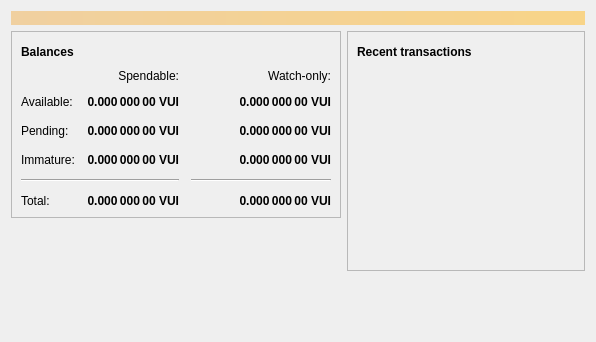
<?xml version="1.0" encoding="UTF-8"?>
<ui version="4.0">
 <class>OverviewPage</class>
 <widget class="QWidget" name="OverviewPage">
  <property name="geometry">
   <rect>
    <x>0</x>
    <y>0</y>
    <width>596</width>
    <height>342</height>
   </rect>
  </property>
  <property name="windowTitle">
   <string>Form</string>
  </property>
  <layout class="QVBoxLayout" name="topLayout">
   <item>
    <widget class="QLabel" name="labelAlerts">
     <property name="visible">
      <bool>false</bool>
     </property>
     <property name="styleSheet">
      <string notr="true">QLabel { background-color: qlineargradient(x1: 0, y1: 0, x2: 1, y2: 0, stop:0 #F0D0A0, stop:1 #F8D488); color:#000000; }</string>
     </property>
     <property name="wordWrap">
      <bool>true</bool>
     </property>
     <property name="margin">
      <number>3</number>
     </property>
     <property name="textInteractionFlags">
      <set>Qt::TextSelectableByMouse</set>
     </property>
    </widget>
   </item>
   <item>
    <layout class="QHBoxLayout" name="horizontalLayout" stretch="1,1">
     <item>
      <layout class="QVBoxLayout" name="verticalLayout_2">
       <item>
        <widget class="QFrame" name="frame">
         <property name="frameShape">
          <enum>QFrame::StyledPanel</enum>
         </property>
         <property name="frameShadow">
          <enum>QFrame::Raised</enum>
         </property>
         <layout class="QVBoxLayout" name="verticalLayout_4">
          <item>
           <layout class="QHBoxLayout" name="horizontalLayout_4">
            <item>
             <widget class="QLabel" name="label_5">
              <property name="font">
               <font>
                <weight>75</weight>
                <bold>true</bold>
               </font>
              </property>
              <property name="text">
               <string>Balances</string>
              </property>
             </widget>
            </item>
            <item>
             <widget class="QPushButton" name="labelWalletStatus">
              <property name="enabled">
               <bool>true</bool>
              </property>
              <property name="maximumSize">
               <size>
                <width>30</width>
                <height>16777215</height>
               </size>
              </property>
              <property name="toolTip">
               <string>The displayed information may be out of date. Your wallet automatically synchronizes with the Vuicoin network after a connection is established, but this process has not completed yet.</string>
              </property>
              <property name="text">
               <string/>
              </property>
              <property name="icon">
               <iconset resource="../bitcoin.qrc">
                <normaloff>:/icons/warning</normaloff>
                <disabledoff>:/icons/warning</disabledoff>:/icons/warning</iconset>
              </property>
              <property name="iconSize">
               <size>
                <width>24</width>
                <height>24</height>
               </size>
              </property>
              <property name="flat">
               <bool>true</bool>
              </property>
             </widget>
            </item>
            <item>
             <spacer name="horizontalSpacer_3">
              <property name="orientation">
               <enum>Qt::Horizontal</enum>
              </property>
              <property name="sizeHint" stdset="0">
               <size>
                <width>40</width>
                <height>20</height>
               </size>
              </property>
             </spacer>
            </item>
           </layout>
          </item>
          <item>
           <layout class="QGridLayout" name="gridLayout">
            <property name="spacing">
             <number>12</number>
            </property>
            <item row="2" column="2">
             <widget class="QLabel" name="labelWatchPending">
              <property name="font">
               <font>
                <weight>75</weight>
                <bold>true</bold>
               </font>
              </property>
              <property name="cursor">
               <cursorShape>IBeamCursor</cursorShape>
              </property>
              <property name="toolTip">
               <string>Unconfirmed transactions to watch-only addresses</string>
              </property>
              <property name="text">
               <string notr="true">0.000 000 00 VUI</string>
              </property>
              <property name="alignment">
               <set>Qt::AlignRight|Qt::AlignTrailing|Qt::AlignVCenter</set>
              </property>
              <property name="textInteractionFlags">
               <set>Qt::LinksAccessibleByMouse|Qt::TextSelectableByKeyboard|Qt::TextSelectableByMouse</set>
              </property>
             </widget>
            </item>
            <item row="2" column="1">
             <widget class="QLabel" name="labelUnconfirmed">
              <property name="font">
               <font>
                <weight>75</weight>
                <bold>true</bold>
               </font>
              </property>
              <property name="cursor">
               <cursorShape>IBeamCursor</cursorShape>
              </property>
              <property name="toolTip">
               <string>Total of transactions that have yet to be confirmed, and do not yet count toward the spendable balance</string>
              </property>
              <property name="text">
               <string notr="true">0.000 000 00 VUI</string>
              </property>
              <property name="alignment">
               <set>Qt::AlignRight|Qt::AlignTrailing|Qt::AlignVCenter</set>
              </property>
              <property name="textInteractionFlags">
               <set>Qt::LinksAccessibleByMouse|Qt::TextSelectableByKeyboard|Qt::TextSelectableByMouse</set>
              </property>
             </widget>
            </item>
            <item row="3" column="2">
             <widget class="QLabel" name="labelWatchImmature">
              <property name="font">
               <font>
                <weight>75</weight>
                <bold>true</bold>
               </font>
              </property>
              <property name="cursor">
               <cursorShape>IBeamCursor</cursorShape>
              </property>
              <property name="toolTip">
               <string>Mined balance in watch-only addresses that has not yet matured</string>
              </property>
              <property name="text">
               <string notr="true">0.000 000 00 VUI</string>
              </property>
              <property name="alignment">
               <set>Qt::AlignRight|Qt::AlignTrailing|Qt::AlignVCenter</set>
              </property>
              <property name="textInteractionFlags">
               <set>Qt::LinksAccessibleByMouse|Qt::TextSelectableByKeyboard|Qt::TextSelectableByMouse</set>
              </property>
             </widget>
            </item>
            <item row="4" column="0" colspan="2">
             <widget class="Line" name="line">
              <property name="orientation">
               <enum>Qt::Horizontal</enum>
              </property>
             </widget>
            </item>
            <item row="4" column="2">
             <widget class="Line" name="lineWatchBalance">
              <property name="sizePolicy">
               <sizepolicy hsizetype="Preferred" vsizetype="Fixed">
                <horstretch>0</horstretch>
                <verstretch>0</verstretch>
               </sizepolicy>
              </property>
              <property name="minimumSize">
               <size>
                <width>140</width>
                <height>0</height>
               </size>
              </property>
              <property name="orientation">
               <enum>Qt::Horizontal</enum>
              </property>
             </widget>
            </item>
            <item row="5" column="0">
             <widget class="QLabel" name="labelTotalText">
              <property name="text">
               <string>Total:</string>
              </property>
             </widget>
            </item>
            <item row="3" column="1">
             <widget class="QLabel" name="labelImmature">
              <property name="font">
               <font>
                <weight>75</weight>
                <bold>true</bold>
               </font>
              </property>
              <property name="cursor">
               <cursorShape>IBeamCursor</cursorShape>
              </property>
              <property name="toolTip">
               <string>Mined balance that has not yet matured</string>
              </property>
              <property name="text">
               <string notr="true">0.000 000 00 VUI</string>
              </property>
              <property name="alignment">
               <set>Qt::AlignRight|Qt::AlignTrailing|Qt::AlignVCenter</set>
              </property>
              <property name="textInteractionFlags">
               <set>Qt::LinksAccessibleByMouse|Qt::TextSelectableByKeyboard|Qt::TextSelectableByMouse</set>
              </property>
             </widget>
            </item>
            <item row="2" column="3">
             <spacer name="horizontalSpacer_2">
              <property name="orientation">
               <enum>Qt::Horizontal</enum>
              </property>
              <property name="sizeHint" stdset="0">
               <size>
                <width>40</width>
                <height>20</height>
               </size>
              </property>
             </spacer>
            </item>
            <item row="3" column="0">
             <widget class="QLabel" name="labelImmatureText">
              <property name="text">
               <string>Immature:</string>
              </property>
             </widget>
            </item>
            <item row="5" column="1">
             <widget class="QLabel" name="labelTotal">
              <property name="font">
               <font>
                <weight>75</weight>
                <bold>true</bold>
               </font>
              </property>
              <property name="cursor">
               <cursorShape>IBeamCursor</cursorShape>
              </property>
              <property name="toolTip">
               <string>Your current total balance</string>
              </property>
              <property name="text">
               <string notr="true">0.000 000 00 VUI</string>
              </property>
              <property name="alignment">
               <set>Qt::AlignRight|Qt::AlignTrailing|Qt::AlignVCenter</set>
              </property>
              <property name="textInteractionFlags">
               <set>Qt::LinksAccessibleByMouse|Qt::TextSelectableByKeyboard|Qt::TextSelectableByMouse</set>
              </property>
             </widget>
            </item>
            <item row="5" column="2">
             <widget class="QLabel" name="labelWatchTotal">
              <property name="font">
               <font>
                <weight>75</weight>
                <bold>true</bold>
               </font>
              </property>
              <property name="cursor">
               <cursorShape>IBeamCursor</cursorShape>
              </property>
              <property name="toolTip">
               <string>Current total balance in watch-only addresses</string>
              </property>
              <property name="text">
               <string notr="true">0.000 000 00 VUI</string>
              </property>
              <property name="alignment">
               <set>Qt::AlignRight|Qt::AlignTrailing|Qt::AlignVCenter</set>
              </property>
              <property name="textInteractionFlags">
               <set>Qt::LinksAccessibleByMouse|Qt::TextSelectableByKeyboard|Qt::TextSelectableByMouse</set>
              </property>
             </widget>
            </item>
            <item row="0" column="2">
             <widget class="QLabel" name="labelWatchonly">
              <property name="text">
               <string>Watch-only:</string>
              </property>
              <property name="alignment">
               <set>Qt::AlignRight|Qt::AlignTrailing|Qt::AlignVCenter</set>
              </property>
             </widget>
            </item>
            <item row="1" column="0">
             <widget class="QLabel" name="labelBalanceText">
              <property name="text">
               <string>Available:</string>
              </property>
             </widget>
            </item>
            <item row="1" column="1">
             <widget class="QLabel" name="labelBalance">
              <property name="font">
               <font>
                <weight>75</weight>
                <bold>true</bold>
               </font>
              </property>
              <property name="cursor">
               <cursorShape>IBeamCursor</cursorShape>
              </property>
              <property name="toolTip">
               <string>Your current spendable balance</string>
              </property>
              <property name="text">
               <string notr="true">0.000 000 00 VUI</string>
              </property>
              <property name="alignment">
               <set>Qt::AlignRight|Qt::AlignTrailing|Qt::AlignVCenter</set>
              </property>
              <property name="textInteractionFlags">
               <set>Qt::LinksAccessibleByMouse|Qt::TextSelectableByKeyboard|Qt::TextSelectableByMouse</set>
              </property>
             </widget>
            </item>
            <item row="1" column="2">
             <widget class="QLabel" name="labelWatchAvailable">
              <property name="font">
               <font>
                <weight>75</weight>
                <bold>true</bold>
               </font>
              </property>
              <property name="cursor">
               <cursorShape>IBeamCursor</cursorShape>
              </property>
              <property name="toolTip">
               <string>Your current balance in watch-only addresses</string>
              </property>
              <property name="text">
               <string notr="true">0.000 000 00 VUI</string>
              </property>
              <property name="alignment">
               <set>Qt::AlignRight|Qt::AlignTrailing|Qt::AlignVCenter</set>
              </property>
              <property name="textInteractionFlags">
               <set>Qt::LinksAccessibleByMouse|Qt::TextSelectableByKeyboard|Qt::TextSelectableByMouse</set>
              </property>
             </widget>
            </item>
            <item row="2" column="0">
             <widget class="QLabel" name="labelPendingText">
              <property name="text">
               <string>Pending:</string>
              </property>
             </widget>
            </item>
            <item row="0" column="1">
             <widget class="QLabel" name="labelSpendable">
              <property name="text">
               <string>Spendable:</string>
              </property>
              <property name="alignment">
               <set>Qt::AlignRight|Qt::AlignTrailing|Qt::AlignVCenter</set>
              </property>
             </widget>
            </item>
           </layout>
          </item>
         </layout>
        </widget>
       </item>
       <item>
        <spacer name="verticalSpacer">
         <property name="orientation">
          <enum>Qt::Vertical</enum>
         </property>
         <property name="sizeHint" stdset="0">
          <size>
           <width>20</width>
           <height>40</height>
          </size>
         </property>
        </spacer>
       </item>
      </layout>
     </item>
     <item>
      <layout class="QVBoxLayout" name="verticalLayout_3">
       <item>
        <widget class="QFrame" name="frame_2">
         <property name="frameShape">
          <enum>QFrame::StyledPanel</enum>
         </property>
         <property name="frameShadow">
          <enum>QFrame::Raised</enum>
         </property>
         <layout class="QVBoxLayout" name="verticalLayout">
          <item>
           <layout class="QHBoxLayout" name="horizontalLayout_2">
            <item>
             <widget class="QLabel" name="label_4">
              <property name="font">
               <font>
                <weight>75</weight>
                <bold>true</bold>
               </font>
              </property>
              <property name="text">
               <string>Recent transactions</string>
              </property>
             </widget>
            </item>
            <item>
             <widget class="QPushButton" name="labelTransactionsStatus">
              <property name="enabled">
               <bool>true</bool>
              </property>
              <property name="maximumSize">
               <size>
                <width>30</width>
                <height>16777215</height>
               </size>
              </property>
              <property name="toolTip">
               <string>The displayed information may be out of date. Your wallet automatically synchronizes with the Vuicoin network after a connection is established, but this process has not completed yet.</string>
              </property>
              <property name="text">
               <string/>
              </property>
              <property name="icon">
               <iconset resource="../bitcoin.qrc">
                <normaloff>:/icons/warning</normaloff>
                <disabledoff>:/icons/warning</disabledoff>:/icons/warning</iconset>
              </property>
              <property name="iconSize">
               <size>
                <width>24</width>
                <height>24</height>
               </size>
              </property>
              <property name="flat">
               <bool>true</bool>
              </property>
             </widget>
            </item>
            <item>
             <spacer name="horizontalSpacer">
              <property name="orientation">
               <enum>Qt::Horizontal</enum>
              </property>
              <property name="sizeHint" stdset="0">
               <size>
                <width>40</width>
                <height>20</height>
               </size>
              </property>
             </spacer>
            </item>
           </layout>
          </item>
          <item>
           <widget class="QListView" name="listTransactions">
            <property name="styleSheet">
             <string notr="true">QListView { background: transparent; }</string>
            </property>
            <property name="frameShape">
             <enum>QFrame::NoFrame</enum>
            </property>
            <property name="verticalScrollBarPolicy">
             <enum>Qt::ScrollBarAlwaysOff</enum>
            </property>
            <property name="horizontalScrollBarPolicy">
             <enum>Qt::ScrollBarAlwaysOff</enum>
            </property>
            <property name="selectionMode">
             <enum>QAbstractItemView::NoSelection</enum>
            </property>
           </widget>
          </item>
         </layout>
        </widget>
       </item>
       <item>
        <spacer name="verticalSpacer_2">
         <property name="orientation">
          <enum>Qt::Vertical</enum>
         </property>
         <property name="sizeHint" stdset="0">
          <size>
           <width>20</width>
           <height>40</height>
          </size>
         </property>
        </spacer>
       </item>
      </layout>
     </item>
    </layout>
   </item>
  </layout>
 </widget>
 <resources/>
 <connections/>
</ui>
